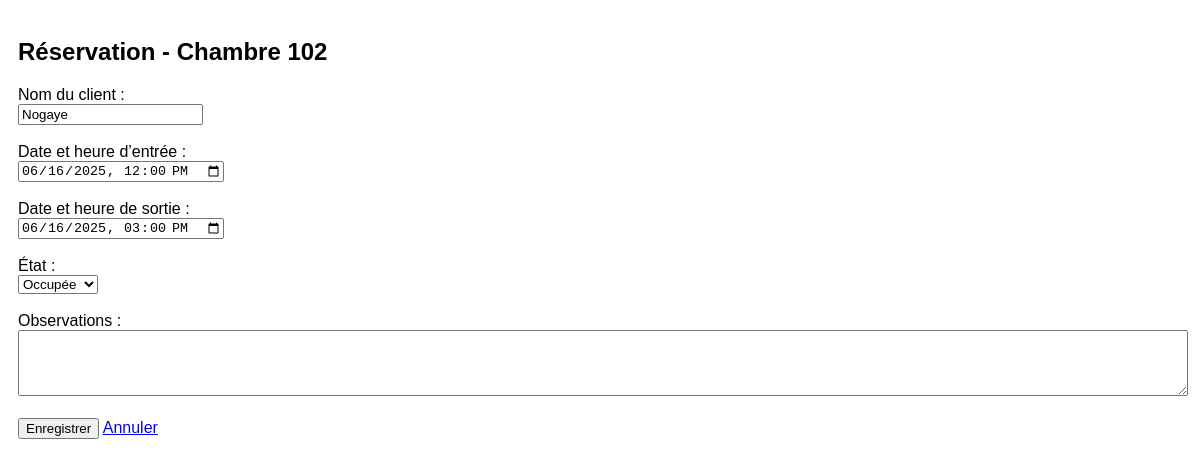
Page /reserver/2 on the committed database.
### tables this page shows
CREATE TABLE chambres (
    id INTEGER PRIMARY KEY AUTOINCREMENT,
    numero TEXT NOT NULL,
    etat TEXT CHECK(etat IN ('libre', 'reservee', 'occupee')) NOT NULL DEFAULT 'libre',
    client TEXT,
    datetime_debut TEXT,
    datetime_fin TEXT,
    observations TEXT
);

### App.py (the view, shortened to what this page needs)
@app.route('/reserver/<int:id>', methods=['GET', 'POST'])
def reserver(id):
    conn = sqlite3.connect(DB_PATH)
    conn.row_factory = sqlite3.Row
    cursor = conn.cursor()
    cursor.execute("SELECT * FROM chambres WHERE id = ?", (id,))
    chambre = cursor.fetchone()
    conn.close()
    return render_template("reservation.html", chambre=chambre)

### templates/reservation.html (shortened to what this page needs)
<!DOCTYPE html>
<html lang="fr">
<head>
    <link rel="stylesheet" href="{{ url_for('static', filename='style.css') }}">
</head>
<body>
    <h2>Réservation - Chambre {{ chambre.numero }}</h2>
    <form method="POST">
        <label for="client">Nom du client :</label><br>
        <input type="text" name="client" id="client" value="{{ chambre.client or '' }}" required><br><br>
        <label for="datetime_debut">Date et heure d’entrée :</label><br>
        <input type="datetime-local" name="datetime_debut" id="datetime_debut"
               value="{{ chambre.datetime_debut|replace(' ', 'T') if chambre.datetime_debut else '' }}" required><br><br>
        <label for="datetime_fin">Date et heure de sortie :</label><br>
        <input type="datetime-local" name="datetime_fin" id="datetime_fin"
               value="{{ chambre.datetime_fin|replace(' ', 'T') if chambre.datetime_fin else '' }}" required><br><br>
        <label for="etat">État :</label><br>
        <select name="etat" id="etat">
            {% if chambre.etat != 'libre' %}
                <option value="occupee" {% if chambre.etat == 'occupee' %}selected{% endif %}>Occupée</option>
            {% endif %}
        </select><br><br>
        <label for="observations">Observations :</label><br>
        <textarea name="observations" id="observations" rows="4" style="width:100%;">{{ chambre.observations or '' }}</textarea><br><br>
        <button type="submit">Enregistrer</button>
        <a href="{{ url_for('index') }}">Annuler</a>
    </form>
</body>
</html>

### static/style.css (style rules this page uses)
body { font-family: sans-serif; padding: 10px; font-size: 16px; }

### rows in the picture
chambres: numero "102", client "Nogaye", datetime_debut "06/16/2025 12:00", datetime_fin "06/16/2025 15:00", etat "Occupée"
